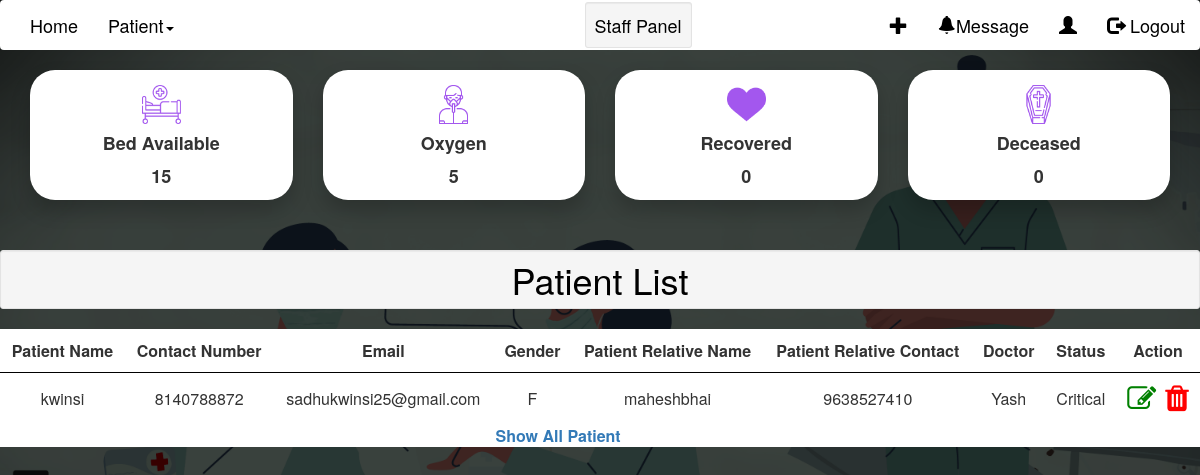
The page /staffDashboard/ on the database its author committed.
### home/models.py (models this page shows, shortened)
class Oxygen(models.Model):
    oxygen_Total = models.IntegerField(help_text = " Days &")
    oxygen_Total_Hour = models.TimeField(help_text = " Hours of Total Oxygen")
    oxygen_Used = models.IntegerField(help_text = " Days &")
    oxygen_Used_Hour = models.TimeField(help_text = " Hours of Oxygen Used")
    oxygen_Remaining = models.IntegerField(help_text = " Days &")
    oxygen_Remaining_Hour = models.TimeField(help_text = " Hours of Oxygen Remaining")
    def __str__(self):
        return str(self.oxygen_Remaining)

class Patient(models.Model):
    caseNumber = models.IntegerField(('Case Number'),default=random.randint(100000,999999),unique=True)
    patientId = models.AutoField(primary_key=True)
    patientName = models.CharField(("Patient Name"),max_length=24)
    patientEmail = models.EmailField(("Email Id"),unique=True)
    GENDER_CHOICES = (
        ('M', 'Male'),
        ('F', 'Female'),
    )
    gender = models.CharField(max_length=1, choices=GENDER_CHOICES)
    phone = models.IntegerField(("Phone Number"),validators=[validate_phoneNumber],unique=True)
    patientRelativeNumber = models.IntegerField(("Relative's Phone number"),validators=[validate_phoneNumber])
    patientRelativeName = models.CharField(("Relative's name"),max_length=24)
    line1 = models.CharField(("Address line1"),max_length=250)
    line2 = models.CharField(("Address line2"),max_length=250)
    state = models.ForeignKey('State',on_delete=models.CASCADE,null=True)
    sname = State.objects.filter(stateName = state)
    city = models.ForeignKey('City',on_delete=models.CASCADE,null=True) #,limit_choices_to={'stateName': 1}
    pincode = models.IntegerField(("Pincode"),validators=[validate_pincode])
    previousHistory = models.CharField(("Previous history"),max_length=250)
    dob = models.DateField(("Date of birth"))
    wardName = models.ForeignKey('Ward',on_delete=models.CASCADE,blank=True,default="")
    bedNumber  = models.ForeignKey('Bed',on_delete=models.CASCADE,blank=True) #,limit_choices_to={'occupied': False}
    doctorName = models.ForeignKey('Doctor',on_delete=models.CASCADE,default=None,blank=True)
    doctorNotes = models.CharField(("Doctor Notes"),max_length=250,default=None,blank=True)
    doctorVisitingTime = models.DateTimeField(("Doctor Visiting Time"),default=None,blank=True)
    dateTime = models.DateTimeField(("Date Time"),default=now)
    pending = 'Pending'
    critical = 'Critical'
    recovering = 'Recovering'
    recovered = 'Recovered'
    deceased = 'Deceased'
    PATIENT_STATUS_CHOICES = [
        (pending,'pending'),
        (critical, 'critical'),
        (recovering, 'recovering'),
        (recovered, 'recovered'),
        (deceased, 'deceased'),]
    patientStatus = models.CharField(("Patient Status"),max_length=10,choices=PATIENT_STATUS_CHOICES,default=pending)

class Doctor(models.Model):
    doctorId = models.AutoField(primary_key=True)
    doctorName = models.CharField(("Doctor Name"),max_length=24)
    doctorUsername=models.CharField(("Doctor Username"),max_length=15)
    doctorPass=models.CharField(("Doctor Password"),max_length=100)
    doctorContact = models.IntegerField(("Doctor Contact"))
    doctorEmail=models.EmailField(("Email Id"),unique=True)
    Specialization = models.ForeignKey('Specialization',on_delete = models.CASCADE,null=False)
    code=models.CharField(default='000000',max_length=16)
    def __str__(self):
        return self.doctorName

### home/views.py (the view)
# urls.py: path('staffDashboard/',views.staffDashboard,name='staffDashboard'),
def staffDashboard(request):
    patientDetails = Patient.objects.all().order_by('dateTime')[:5]
    oxy = Oxygen.objects.all()
    beds = Bed.objects.all()
    recovered = 0
    deceased = 0
    bedcnt = 0
    for p in patientDetails:
        if p.patientStatus == 'Recovered':
            recovered = recovered + 1
        elif p.patientStatus == 'Deceased':
            deceased = deceased + 1
    for bed in beds:
        if bed.occupied == False:
            bedcnt = bedcnt + 1
    return render(request,'staffDashboard.html',{"bedcnt":bedcnt,"oxy":oxy,"patientDetails":patientDetails,"recovered":recovered,"deceased":deceased})

### home/templates/staffDashboard.html (shortened to what this page needs)
{% load static %}
{% include 'staffNav.html' %}
<link rel="stylesheet" href="https://cdnjs.cloudflare.com/ajax/libs/fancybox/2.1.5/jquery.fancybox.min.css" media="screen">
    <link rel="stylesheet" href="{% static 'css/dataTable.css' %}">
    <link rel="stylesheet" href="https://cdnjs.cloudflare.com/ajax/libs/font-awesome/4.7.0/css/font-awesome.min.css">
<link rel="stylesheet" href="{% static 'css/staffNav.css' %}">
<div class="container">
    <div class="row ">
        <div class="col-sm-3">
            <div class="card">
                <img class="card-img-top img-fluid" src="{% static 'hospital-bed.png' %}" alt="Card image cap">
                <div class="card-block">
                    <h4 class="card-title">Bed Available</h4>
                    <p class="card-text">{{bedcnt}}</p>
                </div>
            </div>
        </div>
        <div class="col-sm-3">
            <div class="card">
                <img class="card-img-top img-fluid" src="{% static 'oxygenation.png' %}" alt="Card image cap">
                <div class="card-block">
                    <h4 class="card-title">Oxygen</h4>
                    {% for i in oxy %}
                        <p class="card-text">{{i}}</p>
                    {% endfor %}
                </div>
            </div>
        </div>
        <div class="col-sm-3">
            <div class="card">
                <img class="card-img-top img-fluid" src="{% static 'heart.png' %}" alt="Card image cap">
                <div class="card-block">
                    <h4 class="card-title">Recovered</h4>
                    <p class="card-text">{{recovered}}</p>
                </div>
            </div>
        </div>
        <div class="col-sm-3">
            <div class="card">
                <img class="card-img-top img-fluid" src="{% static 'coffin.png'%}" alt="Card image cap">
                <div class="card-block">
                    <h4 class="card-title">Deceased</h4>
                    <p class="card-text">{{deceased}}</p>
                </div>
            </div>
        </div>
    </div>
</div>
{% include 'patient.html' %}

### home/templates/patient.html (shortened to what this page needs)
<h1 class="text-center well well-sm  page-header"><strong>Patient List</strong></h1>
        <table class="display" style="width:100%;background-color: white;">
            <thead >
                <tr>
                    <th style="background-color: white;padding: 10px;border-bottom: 1px black solid;">Patient Name</th>
                    <th style="background-color: white;padding: 10px;border-bottom: 1px black solid;">Contact Number</th>
                    <th style="background-color: white;padding: 10px;border-bottom: 1px black solid;">Email</th>
                    <th style="background-color: white;padding: 10px;border-bottom: 1px black solid;">Gender</th>
                    <th style="background-color: white;padding: 10px;border-bottom: 1px black solid;">Patient Relative Name</th>
                    <th style="background-color: white;padding: 10px;border-bottom: 1px black solid;">Patient Relative Contact</th>
                    <th style="background-color: white;padding: 10px;border-bottom: 1px black solid;">Doctor</th>
                    <th style="background-color: white;padding: 10px;border-bottom: 1px black solid;">Status</th>
                    <th style="background-color: white;padding: 10px;border-bottom: 1px black solid;">Action</th>
                </tr>
            </thead>
            <tbody>
                {% for i in patientDetails %}
                <tr>
                    <td style="padding: 10px;">{{i.patientName}}</td>
                    <td style="padding: 10px;">{{i.phone}}</td>
                    <td style="padding: 10px;">{{i.patientEmail}}</td>
                    <td style="padding: 10px;">{{i.gender}}</td>
                    <td style="padding: 10px;">{{i.patientRelativeName}}</td>
                    <td style="padding: 10px;">{{i.patientRelativeNumber}}</td>
                    <td style="padding: 10px;">{{i.doctorName}}</td>
                    <td style="padding: 10px;">{{i.patientStatus}}</td>
                    <td style="padding: 10px;"><a href="/updatePatient?id={{i.patientId}}/"><i class="fa fa-edit" style="font-size:29px;color:green"></i></a>&nbsp;
                        <a href="/deletePatient?id={{i.patientId}}/" onclick="showAlert();"><i class="fa fa-trash" style="font-size:30px;color:red"></i></a></td>
                </tr>
                {% endfor %}
            </tbody>
            <tfoot>
                <tr>
                    <th colspan="8"><a href="{% url 'viewPatient' %}">Show All Patient</a></th>
                </tr>
            </tfoot>
        </table>

### static/css/staffNav.css (style rules this page uses)
body { background: url('../doccopy.png'); background-size: cover; }
.row { display: flex; flex-wrap: wrap; }
b, strong { font-weight: 500; color: black; }
.row > div[class*='col-'] { display: flex; }
img { width: 15%; margin: 0 auto; padding-top: 15px; }
.card-title,.card-text { font-weight: bold; font-size: large; }
.card { background-color: white; text-align: center; border-radius: 25px; box-shadow: 0 10px 20px rgba(0, 0, 0, 0.2); margin: 0 auto; float: none; margin-bottom: 10px; }
.container { text-align: center; }
body { font-family: "Helvetica Neue",Helvetica,Arial,sans-serif; font-size: 14px; color: #333; }
th,td { text-align: center; }

### rows shown on the page
Oxygen: oxygen_Remaining "5"
Patient: patientName "kwinsi", phone "8140788872", patientEmail "sadhukwinsi25@gmail.com", gender "F", patientRelativeName "maheshbhai", patientRelativeNumber "9638527410", doctorName "Yash", patientStatus "Critical"

### other values the page prints
{{ bedcnt }} "15"
{{ recovered }} "0"
{{ deceased }} "0"
